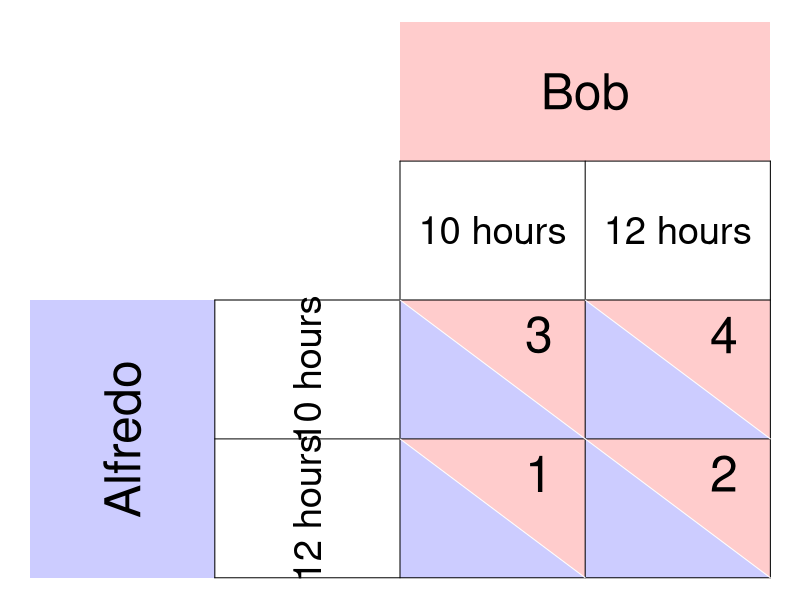

The R source for this figure:
require(ggplot2)
require(shape)
pdf(file = "society/matrix_fishermen_B.pdf", width = 9, height = 7)

par(mar =  c(0, 0, 0, 0))
xlims <- c(0, 8)
ylims <- c(0, 8)

#TextSizes
PlayerSize <- 3
StratSize <- 2.3
PayoffSize <- 3

p1fadelevel <- 0.2
p2fadelevel <- 0.2

#Payoffs are listed as c("NW", "SW", "NE", "SE")

#Considerations for Player 1
P1Name <- c("Alfredo")
P1Strat <- c("10 hours", "12 hours")
P1Payoffs <- c("", "", "", "")
P1BR1 <- c("SW") #Must be NW or SW - the BR prints accordingly. 
P1BR2 <- c("SE") #Must be NE or SE - the BR prints accordingly. 
P1bestsize <- 2.5 #Adjusts size of point indicating best response of P1
#NW = (5, 3); SW = (5,1); NE = (7, 3); SE = (7, 1)

#Considerations for Player 2
P2Name <- c("Bob")
P2Strat <- c("10 hours", "12 hours")
P2Payoffs <- c("3", "1", "4", "2")
P2BR1 <- c("NE") #Must be NW or SW - the BR prints accordingly. 
P2BR2 <- c("SE") #Must be NE or SE - the BR prints accordingly. 
P2bestsize <- 4 #Adjusts size of circle indicating best response of P1

plot(0, 0, xlim = xlims, ylim = ylims, type = "n",
     xlab = expression(""),
     ylab = expression(""),
     xaxt = "n", 
     yaxt = "n", 
     cex.lab = 2, 
     bty = "n")



#Color and label for Player 1 and their strategies
polygon(c(0,0,2,2,0), c(0,4,4,0,0), col=rgb(0, 0, 1, p1fadelevel), density=NULL, border = NA)
text(1, 2, P1Name[1], srt = 90, cex = PlayerSize)

text(3, 3, P1Strat[1], cex = StratSize, srt = 90)
text(3, 1, P1Strat[2], cex = StratSize, srt = 90)


#Color and label for Player 2
polygon(c(4,4,8,8,4), c(8,6,6,8,8), col=rgb(1, 0, 0, p2fadelevel), density=NULL, border = NA)
text(6, 7, P2Name[1], cex = PlayerSize)

text(5, 5, P2Strat[1], cex = StratSize)
text(7, 5, P2Strat[2], cex = StratSize)

#NorthWest cell 
#P1
polygon(c(4,4,6,4), c(4,2,2,4), col=rgb(0, 0, 1, p1fadelevel), density=NULL, border = NA)
#P2
polygon(c(4,6,6,4), c(4,4,2,4), col=rgb(1, 0, 0, p2fadelevel), density=NULL, border = NA)

#P1
text(4.5, 2.5, P1Payoffs[1], cex = PayoffSize)
#P2
text(5.5, 3.5, P2Payoffs[1], cex = PayoffSize)

#SouthWest cell  
#P1
polygon(c(4,4,6,4), c(2,0,0,2), col=rgb(0, 0, 1, p1fadelevel), density=NULL, border = NA)
#P2
polygon(c(4,6,6,4), c(2,2,0,2), col=rgb(1, 0, 0, p2fadelevel), density=NULL, border = NA)

#P1
text(4.5, 0.5, P1Payoffs[2], cex = PayoffSize)
#P2
text(5.5, 1.5, P2Payoffs[2], cex = PayoffSize)


#NorthEast cell 
#P1
polygon(c(6,6,8,6), c(4,2,2,4), col=rgb(0, 0, 1, p1fadelevel), density=NULL, border = NA)
#P2
polygon(c(6,8,8,6), c(4,4,2,4), col=rgb(1, 0, 0, p2fadelevel), density=NULL, border = NA)
#P1
text(6.5, 2.5, P1Payoffs[3], cex = PayoffSize)
#P2
text(7.5, 3.5, P2Payoffs[3], cex = PayoffSize)

#SouthEast cell 
#P1
polygon(c(6,6,8,6), c(2,0,0,2), col=rgb(0, 0, 1, p1fadelevel), density=NULL, border = NA)
#P2
polygon(c(6,8,8,6), c(2,2,0,2), col=rgb(1, 0, 0, p2fadelevel), density=NULL, border = NA)
#P1
text(6.5, 0.5, P1Payoffs[4], cex = PayoffSize)
#P2
text(7.5, 1.5, P2Payoffs[4], cex = PayoffSize)


#Lines for the Table
segments(8, 0, 8, 6, lty = 1, col = "black")
segments(4, 6, 8, 6, lty = 1, col = "black")
segments(2, 0, 2, 4, lty = 1, col = "black")
segments(2, 0, 8, 0, lty = 1, col = "black")
segments(2, 4, 8, 4, lty = 1, col = "black")
segments(4, 0, 4, 6, lty = 1, col = "black")
segments(2, 2, 8, 2, lty = 1, col = "black")
segments(6, 0, 6, 6, lty = 1, col = "black")

#Diagonals
#NW
segments(4, 4, 6, 2, lty = 1, col = "white")
#NE
segments(6, 4, 8, 2, lty = 1, col = "white")
#SW
segments(4, 2, 6, 0, lty = 1, col = "white")
#Se
segments(6, 2, 8, 0, lty = 1, col = "white")


#Best responses 
#P1 
# if (P1BR1[1] == "NW"){
#   points(5, 3, pch = 16, col = "black", cex = P1bestsize)
# } else{points(5, 1, pch = 16, col = "black", cex = P1bestsize)
# }
# 
# if (P1BR2[1] == "NE"){
#   points(7, 3, pch = 16, col = "black", cex = P1bestsize)
# } else{points(7, 1, pch = 16, col = "black", cex = P1bestsize)
# }
# 
# 
# #P2
# if (P2BR1[1] == "NW"){
#   points(5, 3, pch = 1, col = "black", cex = P2bestsize)
# } else{points(7, 3, pch = 1, col = "black", cex = P2bestsize)
# }
# 
# if (P2BR2[1] == "SW"){
#   points(5, 1, pch = 1, col = "black", cex = P2bestsize)
# } else{points(7, 1, pch = 1, col = "black", cex = P2bestsize)
# }

dev.off()
